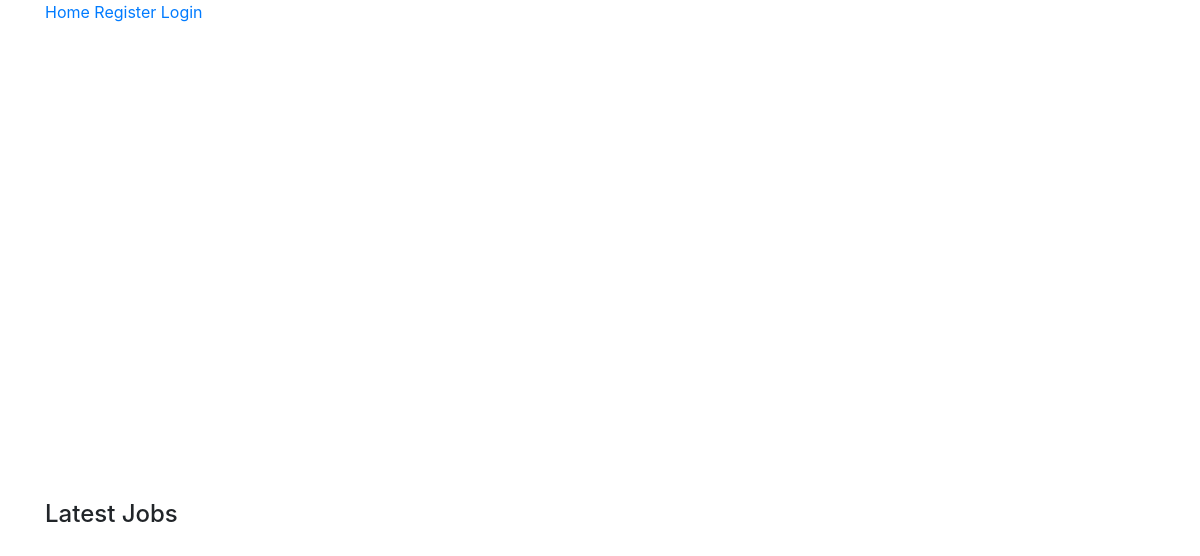
The app's page /, older data.
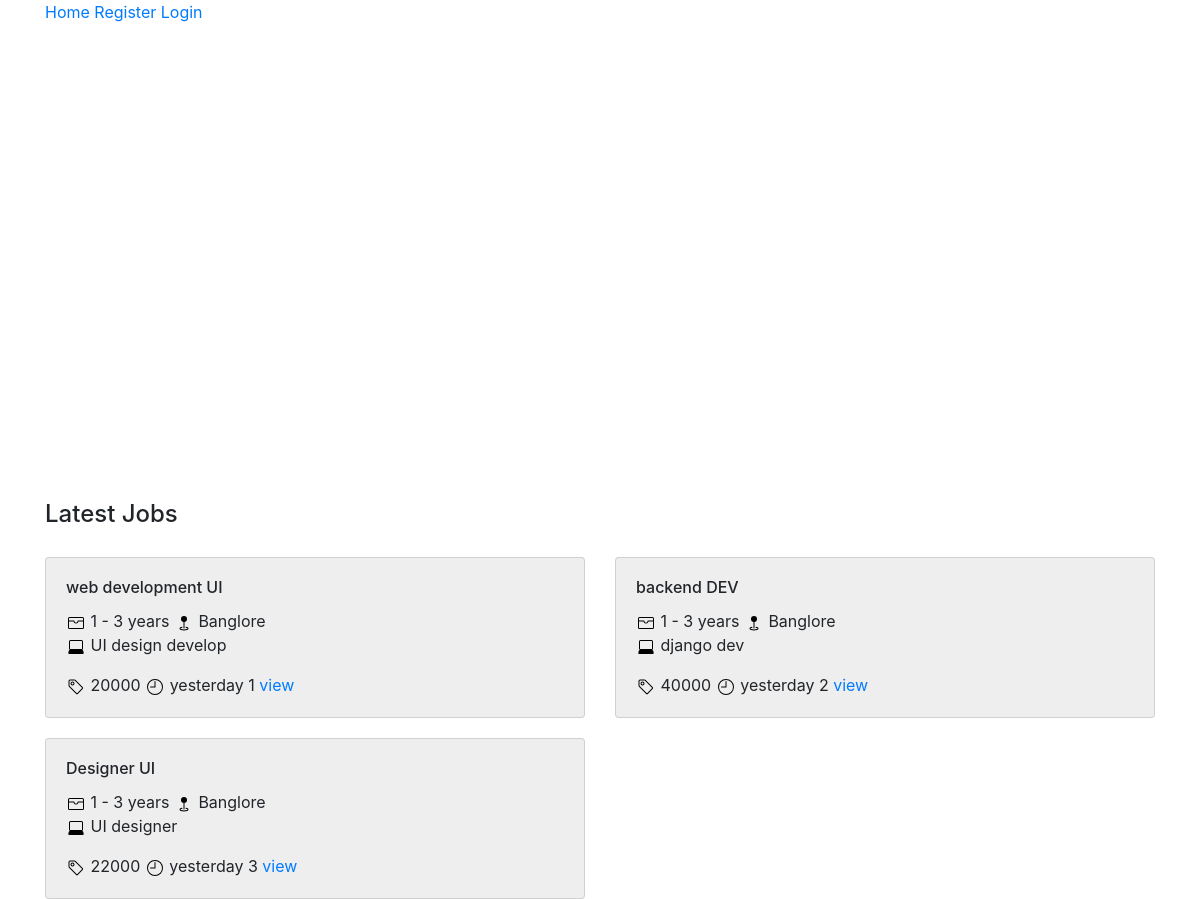
The same page, newer data.
### portal/models.py (models this page shows, shortened)
class Job(models.Model):
    job_title = models.CharField(max_length=30)
    job_description = models.CharField(max_length=30)
    job_location = models.CharField(max_length=30)
    company_name = models.CharField(max_length=30)
    Designation = models.CharField(max_length=30)
    qualification = models.CharField(max_length=30)
    course = models.CharField(max_length=30)
    specialization = models.CharField(max_length=30)
    course_type = models.CharField(max_length=30)
    passing_year = models.CharField(max_length=30)
    experience = models.CharField(max_length=30)
    salary = models.CharField(max_length=30)
    industry = models.CharField(max_length=30)
    skills = models.CharField(max_length=30)
    job_category = models.CharField(max_length=30)
    job_type = models.CharField(max_length=30)

### portal/views.py (the view)
# urls.py: path('', views.home, name='home'),
def home(request):
    jobs = Job.objects.all()
    profile = Profile.objects.all()
    context = {'jobs':jobs, 'profile':profile}
    return render(request, 'portal/landing.html', context)

### portal/templates/portal/landing.html (shortened to what this page needs)
{% extends 'portal/main.html' %}
{% load static %}
{% block content %}
    <div class="container">
      <div class="row landdiv">
        <div class="col-sm-12 col-md-3 col-lg-3 ">
          {% if request.user.is_authenticated %}
            <p><a href="{% url 'home' %}"> Home</a>| <a href="{% url 'logout' %}"> Logout</a> </p>
            <p>Hello, {{request.userusername}}</p>
          {% else %}
            <p>
              <a href="{% url 'home' %}"> Home</a>
              <a href="{% url 'register' %}"> Register</a>
              <a href="{% url 'login' %}">Login</a></p>
          {% endif %}
        </div>
      </div>
    </div>
 <div class="container">
  <h4>Latest Jobs</h4>
  <div class="row">
    {%  for job in jobs %}
    <div id="joblist" class="col-sm-12 col-md-6 col-lg-6">
      <div class="card jobcol">
        <div class="card-body">
          <h6 class="card-title">{{job.job_title}}</h6>
            <span>
              <img class="img-fluid jobicons" src="{% static 'img/wallet.svg' %}" alt=""  title="wallet">
              1 - 3 years
            </span>
            <span>
              <img class="img-fluid jobicons" src="{% static 'img/geo.svg' %}" alt="" title="Bootstrap">
              Banglore
            </span>
            <p>
              <img class="img-fluid jobicons" src="{% static 'img/laptop.svg' %}" alt="" title="geo">
              {{job.job_description}}
            </p>
            <span class="">
              <img class="img-fluid jobicons" src="{% static 'img/tag.svg' %}" alt="" title="tag">
              {{job.salary}}
            </span>
            <span class="toright">
              <img class="img-fluid jobicons" src="{% static 'img/Clock.svg' %}" alt="" title="Clock">
              yesterday
            </span>
             <span class="toright">{{job.id}}</span>
            <a href="{% url 'joblist' job.id %}"> view </a>
        </div>
      </div>
    </div>
    {% endfor %}
  </div>
</div>
{% endblock %}

### portal/templates/portal/main.html (shortened to what this page needs)
{% load static %}
<!doctype html>
<html lang="en">
<head>
  <link rel="stylesheet" type="text/css" href="{% static '/css/bootstrap.min.css' %}">
  <link rel="stylesheet" type="text/css" href="{% static '/css/main.css' %}">
</head>
<body>
  {% block content %}
  {% endblock content %}
</body>
</html>

### static/css/main.css (style rules this page uses)
.jobicons { height: 20px; }
.jobcol { margin-top: 20px; background-color: #eeeeee; }
.landdiv { height: auto; min-height: 500px; color: white; }

Row changes from the older to the newer data that the page shows:
added Job: job_title "web development UI", job_description "UI design develop", salary "20000", id "1"
added Job: job_title "backend DEV", job_description "django dev", salary "40000", id "2"
added Job: job_title "Designer UI", job_description "UI designer", salary "22000", id "3"
